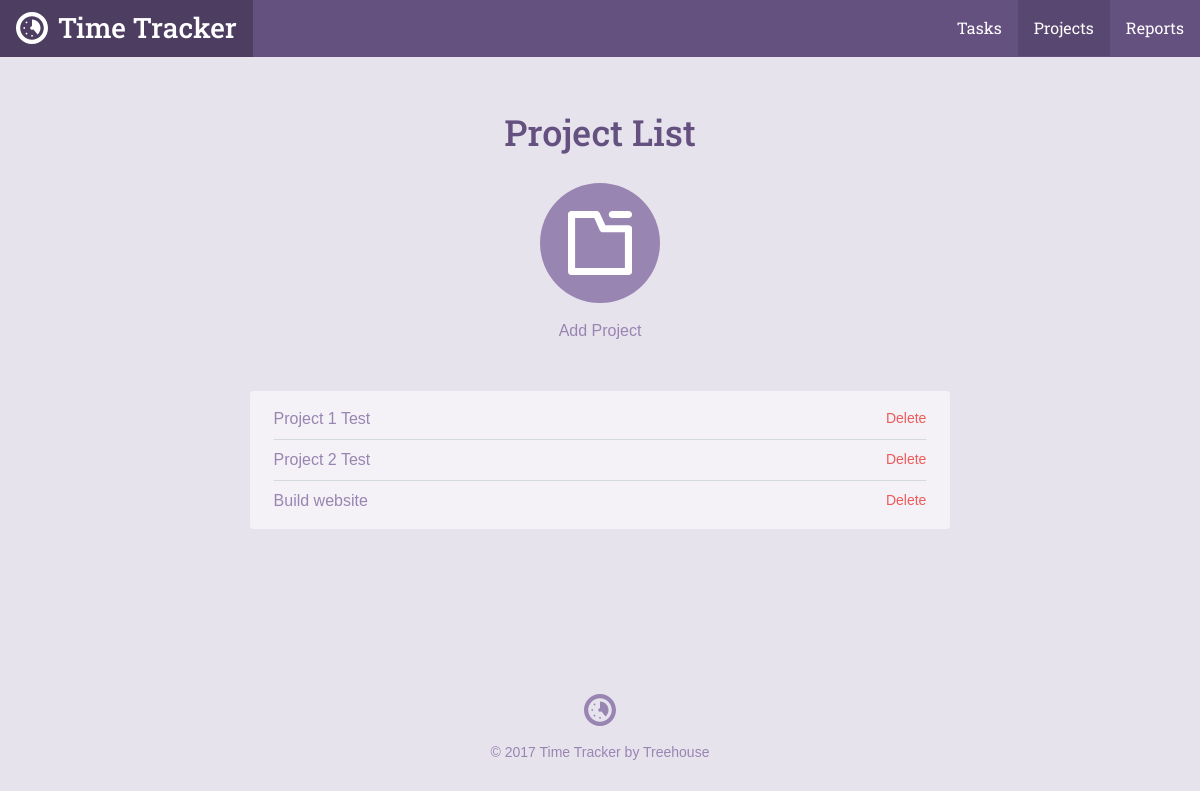
Page /project_list.php on the committed database.
### tables this page shows
CREATE TABLE `projects` (
	`project_id`	INTEGER PRIMARY KEY AUTOINCREMENT,
	`title`	TEXT NOT NULL,
	`category`	TEXT NOT NULL
);

### inc/functions.php (called while the page is built, shortened)
<?php
function get_project_list(){
	include 'connection.php';
	try{
		return $db->query("
			SELECT project_id,title,category
			FROM projects");
	}catch(Exception $e){
		echo "Error: " . $e->getMessage() . "</br>";
		return array();
	}
}

### project_list.php (the view, shortened to what this page needs)
<?php
require 'inc/functions.php';
include 'inc/header.php';
?>
<div class="section catalog random">
    <div class="col-container page-container">
        <div class="col col-70-md col-60-lg col-center">
            <h1 class="actions-header">Project List</h1>
            <div class="actions-item">
                <a class="actions-link" href="project.php">
                <span class="actions-icon">
                  <svg viewbox="0 0 64 64"><use xlink:href="#project_icon"></use></svg>
                </span>
                Add Project
                </a>
            </div>
            <div class="form-container">
                <ul class="items">
               <?php
                    foreach(get_project_list() as $item){
                        echo "<li><a href='project.php?id=". $item['project_id'] . "'>". $item['title'] . "</a>";
                        echo "<form method='post' action='project_list.php' onsubmit=\" return confirm('Are you sure you
                        want to delete this project?'); \" > \n";
                        echo "<input type='submit' class='button--delete' value='Delete' />\n";
                        echo "</li>";
                    }
                ?>
                </ul>
            </div>
        </div>
    </div>
</div>
<?php include("inc/footer.php"); ?>

### css/style.css (style rules this page uses)
*,:after,:before { box-sizing:border-box }
html { font-family:sans-serif;-ms-text-size-adjust:100%;-webkit-text-size-adjust:100% }
body { margin:0 }
a { background-color:transparent }
h1 { font-size:2em;margin:.67em 0 }
svg:not(:root) { overflow:hidden }
button,input,optgroup,select,textarea { color:inherit;font:inherit;margin:0 }
input[type="reset"],input[type="submit"] { -webkit-appearance:button;cursor:pointer }
input { line-height:normal }
html { font-size:100%;line-height:1.5;-webkit-tap-highlight-color:transparent }
body { font-size:1rem;font-family:"Gotham Rounded A","Gotham Rounded B","Helvetica",Helvetica,Arial,sans-serif;font-style:normal;font-weight:400 }
.col { float:left;width:100% }
.col-container:before,.col-container:after { content:" ";display:table }
.col-container:after { clear:both }
.col-center { float:none;margin:0 auto }
@media screen and (min-width: 680px) { .col-70-md { width:70% !important } }
@media screen and (min-width: 960px) { .col-60-lg { width:60% !important } }
h1,h2,h3,h4,h5,h6 { color:#40484a;display:block;font-weight:500;margin:0;text-rendering:optimizeLegibility }
h1 { font-size:2.25rem }
a { color:#3f8abf;cursor:pointer;transition:color 300ms 0s ease;text-decoration:none }
ul,ol { margin:0;padding:0 0 0 2rem }
body { background-color:#e7e3ed }
h1,h2,h3,h4,h5,h6 { color:#645180;font-family:"Roboto Slab", Helvetica, Arial, sans-serif }
.col-container { margin:0 auto;max-width:1200px }
.actions-header { margin-bottom:1.5rem }
.actions-item { margin:0 1.5rem }
@media screen and (min-width: 680px) { .actions-item { display:inline-block;float:left } }
.page-container .actions-item { float:none }
.actions-link { transition:color 200ms ease-in-out;color:#9885b2;display:block }
@media screen { .actions-link { margin-bottom:2rem } }
@media screen and (min-width: 680px) { .actions-link { margin-bottom:0 } }
.actions-icon { width:120px;height:120px;transition:background 200ms ease-in-out;display:block;background-color:#9885b2;border-radius:9999px }
@media screen { .actions-icon { margin-bottom:.5rem } }
@media screen and (min-width: 680px) { .actions-icon { margin-bottom:1rem } }
.actions-icon svg { width:64px;height:64px;margin-top:28px;fill:#fff;display:inline-block }
.page-container .actions-icon { margin-left:auto;margin-right:auto }
.page-container { text-align:center }
@media screen { .page-container { padding:1.5rem 1rem 0 1rem } }
@media screen and (min-width: 680px) { .page-container { padding-top:3rem } }
.form-container { background-color:#f4f2f7;border-radius:4px }
@media screen { .form-container { padding:.5rem 1.5rem;margin-top:.5rem;margin-bottom:1.5rem } }
@media screen and (min-width: 680px) { .form-container { padding:.5rem 1.5rem;margin-top:3rem;margin-bottom:0 } }
.form-container a { color:#9885b2 }
input { border-radius:4px;box-shadow:none;border:solid 2px #9885b2;padding:8px 10px;width:100% }
.items { list-style:none;overflow:hidden;padding:0;margin:0 }
.items li { position:relative;text-align:left;border-bottom:solid 1px #d4d9dd;padding-top:.5rem;padding-bottom:.5rem }
.items li:last-child { border-bottom:none !important }
.items a { color:#9885b2 }
.items form { margin-bottom:0 }
.items .button--delete { position:absolute;right:0;top:.5rem;width:auto }
.button--delete { border:0;background:transparent;padding:0;margin-top:3px;font-size:14px;color:#ed5a5a }

### rows in the picture
projects: title "Project 1 Test"
projects: title "Project 2 Test"
projects: title "Build website"
